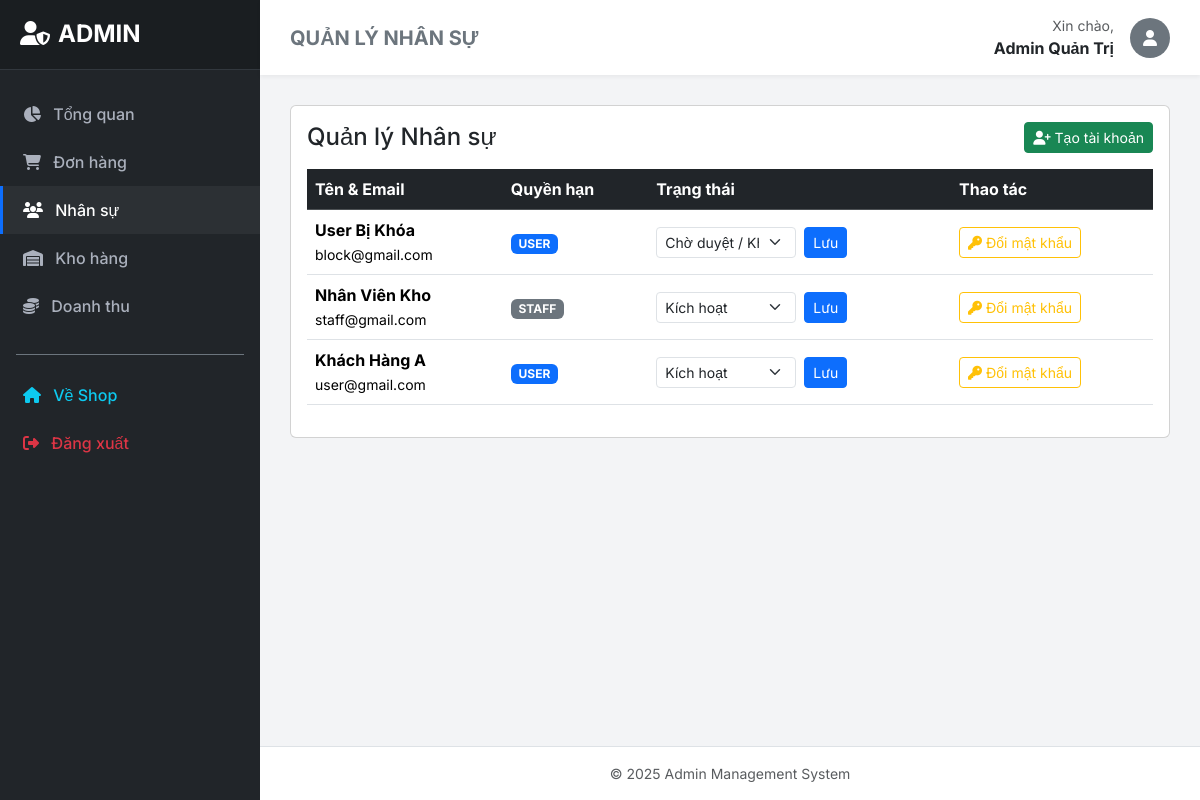
Page /admin/users (signed in) on the earlier database version.
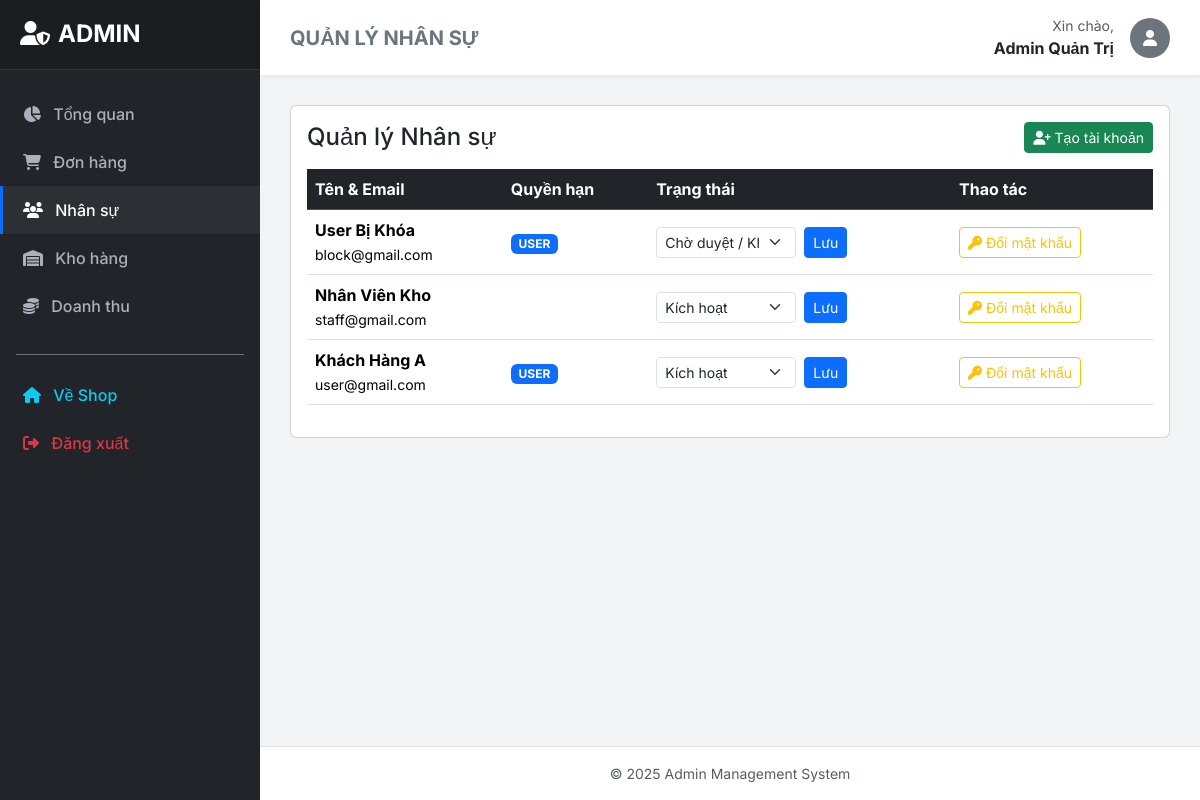
Same page on the later database version.
### tables this page shows
CREATE TABLE `nguoidung` (
  `id` int(11) NOT NULL AUTO_INCREMENT,
  `ho_ten` varchar(255) NOT NULL,
  `email` varchar(255) NOT NULL UNIQUE,
  `so_dien_thoai` varchar(15) NULL,
  `mat_khau` varchar(255) NOT NULL,
  `role` enum('admin','user') NOT NULL DEFAULT 'user', 
  `trang_thai` tinyint(1) NOT NULL DEFAULT 1 COMMENT '1: Active, 0: Blocked',  
  `gioi_tinh` enum('Nam','Nữ','Khác') NULL DEFAULT 'Khác',
  `ngay_sinh` date NULL,
  `ngay_tao` timestamp NOT NULL DEFAULT current_timestamp(),
  PRIMARY KEY (`id`)
);

### controllers/AdminController.php (called while the page is built, shortened)
<?php
class AdminController extends Controller {
    public function users() {
        $userModel = $this->loadModel('User');
        $users = $userModel->getAllUsers($_SESSION['user']['id']);
        $this->loadView('admin/users', ['title' => 'Quản lý Nhân sự', 'users' => $users], 'admin');
    }
}
?>

### models/User.php (called while the page is built, shortened)
<?php
class User extends Database {
    public function getAllUsers($exclude_id) {
        $sql = "SELECT * FROM nguoidung WHERE id != :id ORDER BY id DESC";
        return self::query($sql, [':id' => $exclude_id]);
    }
}
?>

### models/Database.php (called while the page is built, shortened)
<?php
class Database {
    private static $conn = null;
    public static function getConnection() {
        if (self::$conn === null) {
            $host = DB_HOST;
            $db_name = DB_NAME;
            $username = DB_USER;
            $password = DB_PASS;
            $charset = DB_CHARSET;
            $dsn = "mysql:host=$host;dbname=$db_name;charset=$charset";
            $options = [
                PDO::ATTR_ERRMODE            => PDO::ERRMODE_EXCEPTION,
                PDO::ATTR_DEFAULT_FETCH_MODE => PDO::FETCH_ASSOC,
                PDO::ATTR_EMULATE_PREPARES   => false,
            ];
            try {
                self::$conn = new PDO($dsn, $username, $password, $options);
            } catch (PDOException $e) {
                die("Lỗi kết nối CSDL: " . $e->getMessage());
            }
        }
        return self::$conn;
    }
    private static function _query($sql, $params = [], $fetchAll = true) {
        try {
            $stmt = self::getConnection()->prepare($sql);
            $stmt->execute($params);
            if ($fetchAll) {
                return $stmt->fetchAll();
            }
            return $stmt->fetch();
        } catch (PDOException $e) {
            if (DEBUG_MODE) {
                echo "Lỗi truy vấn: " . $e->getMessage();
            }
            return null;
        }
    }
    public static function query($sql, $params = [], $fetchAll = true) {
        return self::_query($sql, $params, $fetchAll);
    }
}
?>

### views/admin/users.php (the view, shortened to what this page needs)
<div class="card">
        <div class="card-body">
                <div class="d-flex justify-content-between align-items-center mb-3">
                        <h4 class="mb-0">Quản lý Nhân sự</h4>
                        <button class="btn btn-success btn-sm" data-bs-toggle="modal" data-bs-target="#createUserModal">
                                <i class="fas fa-user-plus"></i> Tạo tài khoản
                        </button>
                </div>
                <table class="table table-hover align-middle">
                        <thead class="table-dark"><tr><th>Tên & Email</th><th>Quyền hạn</th><th>Trạng thái</th><th>Thao tác</th></tr></thead>
                        <tbody>
                                <?php if(empty($users) || !is_array($users)): ?>
                                        <tr><td colspan="4" class="text-center py-4 text-muted">Chưa có người dùng nào</td></tr>
                                <?php else: foreach($users as $u): ?>
                                <tr>
                                        <td>
                                                <strong><?= htmlspecialchars($u['ho_ten'] ?? 'N/A') ?></strong><br>
                                                <small><?= htmlspecialchars($u['email'] ?? 'N/A') ?></small>
                                        </td>
                                        <td>
                                                <?php $current_role = $u['role'] ?? 'user'; ?>
                                                <span class="badge bg-<?= $current_role=='admin' ? 'danger' : ($current_role=='staff'?'secondary':'primary') ?>"><?= htmlspecialchars(strtoupper($current_role)) ?></span>
                                        </td>
                                        <td>
                                                <?php $st = (int)($u['trang_thai'] ?? 0); ?>
                                                <form method="POST" class="d-flex align-items-center gap-2">
                                                        <select name="trang_thai" class="form-select form-select-sm" style="width:140px;">
                                                                <option value="1" <?= $st==1 ? 'selected' : '' ?>>Kích hoạt</option>
                                                                <option value="0" <?= $st==0 ? 'selected' : '' ?>>Chờ duyệt / Khóa</option>
                                                        </select>
                                                        <button class="btn btn-sm btn-primary" type="submit">Lưu</button>
                                                </form>
                                        </td>
                                        <td>
                                                <button class="btn btn-outline-warning btn-sm btn-change-pass" data-user-id="<?= htmlspecialchars($u['id'] ?? '') ?>" data-user-name="<?= htmlspecialchars($u['ho_ten'] ?? '') ?>">
                                                        <i class="fas fa-key"></i> Đổi mật khẩu
                                                </button>
                                        </td>
                                </tr>
                                <?php endforeach; endif; ?>
                        </tbody>
                </table>
        </div>
</div>

### index.php (shortened to what this page needs)
<?php
if (file_exists('models/Database.php')) {
    require_once 'models/Database.php';
}
if (file_exists('controllers/Controller.php')) {
    require_once 'controllers/Controller.php';
} else {
    die("Lỗi: Không tìm thấy file 'controllers/Controller.php'");
}
$url = isset($_GET['url']) ? rtrim($_GET['url'], '/') : '';
$urlParts = explode('/', $url);
if (!empty($urlParts[0]) && $urlParts[0] === 'admin') {
    $controllerName = 'AdminController';
    $actionName = isset($urlParts[1]) && !empty($urlParts[1]) ? $urlParts[1] : 'dashboard';
}
$params = array_slice($urlParts, 2);
if (file_exists('controllers/' . $controllerName . '.php')) {
    if (class_exists($controllerName)) {
        $controller = new $controllerName();
        if (method_exists($controller, $actionName)) {
            try {
                call_user_func_array([$controller, $actionName], $params);
            } catch (Exception $e) {
                if (method_exists($controller, 'error404')) {
                    $controller->error404();
                } else {
                    echo "Lỗi hệ thống: " . $e->getMessage();
                }
            }
        }
    }
}
?>

### controllers/Controller.php (shortened to what this page needs)
<?php
abstract class Controller {
    protected function loadModel($modelName) {
        $modelPath = 'models/' . ucfirst($modelName) . '.php';
        if (file_exists($modelPath)) {
            $className = ucfirst($modelName);
            if (class_exists($className)) {
                return new $className();
            }
        }
        return null;
    }
    protected function loadView($viewName, $data = [], $layout = 'main') {
        extract($data);
        $viewPath = 'views/' . $viewName . '.php';
        if (file_exists($viewPath)) {
            if ($layout === 'none') {
                require_once $viewPath;
            }
            elseif ($layout === 'admin') {
                $child_view = $viewPath;
                if (file_exists('views/layouts/admin.php')) {
                    require_once 'views/layouts/admin.php';
                }
                elseif (file_exists('views/layout/admin.php')) {
                    require_once 'views/layout/admin.php';
                }
            }
        } else {
            die("Lỗi hệ thống: Không tìm thấy file view nội dung tại '$viewPath'");
        }
    }
    protected function checkAdmin() {
        $userRole = trim($_SESSION['user']['role'] ?? '');
    }
}
?>

### views/layout/admin.php (shortened to what this page needs)
<!DOCTYPE html>
<html lang="vi">
<head>
    <link href="https://cdn.jsdelivr.net/npm/bootstrap@5.3.3/dist/css/bootstrap.min.css" rel="stylesheet">
    <link rel="stylesheet" href="https://cdnjs.cloudflare.com/ajax/libs/font-awesome/6.5.2/css/all.min.css">
</head>
<body>
    <nav id="sidebar">
        <div class="sidebar-header">
            <h4 class="fw-bold m-0"><i class="fas fa-user-shield me-2"></i>ADMIN</h4>
        </div>
        <ul class="components">
            <li><a href="<?= BASE_URL ?>/admin/dashboard" class="<?= (strpos($_SERVER['REQUEST_URI'], 'dashboard')!==false)?'active':'' ?>"><i class="fas fa-chart-pie me-2"></i> Tổng quan</a></li>
            <li><a href="<?= BASE_URL ?>/admin/orders" class="<?= (strpos($_SERVER['REQUEST_URI'], 'orders')!==false)?'active':'' ?>"><i class="fas fa-shopping-cart me-2"></i> Đơn hàng</a></li>
            <li><a href="<?= BASE_URL ?>/admin/users" class="<?= (strpos($_SERVER['REQUEST_URI'], 'users')!==false)?'active':'' ?>"><i class="fas fa-users me-2"></i> Nhân sự</a></li>
            <li><a href="<?= BASE_URL ?>/admin/inventory" class="<?= (strpos($_SERVER['REQUEST_URI'], 'inventory')!==false)?'active':'' ?>"><i class="fas fa-warehouse me-2"></i> Kho hàng</a></li>
            <li><a href="<?= BASE_URL ?>/admin/revenue" class="<?= (strpos($_SERVER['REQUEST_URI'], 'revenue')!==false)?'active':'' ?>"><i class="fas fa-coins me-2"></i> Doanh thu</a></li>
            <li class="mt-4 border-top border-secondary pt-3 mx-3"></li>
            <li><a href="<?= BASE_URL ?>" class="text-info"><i class="fas fa-home me-2"></i> Về Shop</a></li>
            <li><a href="<?= BASE_URL ?>/auth/logout" class="text-danger"><i class="fas fa-sign-out-alt me-2"></i> Đăng xuất</a></li>
        </ul>
    </nav>
    <div id="content">
        <div class="top-bar">
            <h5 class="m-0 fw-bold text-uppercase text-secondary"><?= $title ?? '' ?></h5>
            <div class="d-flex align-items-center">
                <div class="me-3 text-end">
                    <small class="d-block text-muted">Xin chào,</small>
                    <span class="fw-bold"><?= $_SESSION['user']['ho_ten'] ?? 'Admin' ?></span>
                </div>
                <div class="rounded-circle bg-secondary text-white d-flex align-items-center justify-content-center" style="width: 40px; height: 40px;">
                    <i class="fas fa-user"></i>
                </div>
            </div>
        </div>
        <div class="main-content">
            <?php
                if (isset($child_view) && file_exists($child_view)) {
                    require_once $child_view;
                } else {
                    echo "<div class='alert alert-danger'>Không tìm thấy nội dung view con.</div>";
                }
            ?>
        </div>
        <footer class="bg-white p-3 text-center text-muted small border-top">
            &copy; <?= date('Y') ?> Admin Management System
        </footer>
    </div>
</body>
</html>

### views/layout/admin.php (style rules this page uses)
body { font-family: 'Inter', sans-serif; background-color: #f3f4f6; min-height: 100vh; display: flex; }
#sidebar { width: 260px; min-width: 260px; background: #212529; color: #fff; min-height: 100vh; display: flex; flex-direction: column; }
#sidebar .sidebar-header { padding: 20px; background: #1a1e21; border-bottom: 1px solid #32383e; }
#sidebar ul.components { padding: 20px 0; list-style: none; margin: 0; }
#sidebar ul li a { padding: 12px 20px; display: block; color: #aab0bc; text-decoration: none; font-weight: 500; transition: 0.3s; border-left: 3px solid transparent; }
#sidebar ul li a:hover, #sidebar ul li a.active { color: #fff; background: #2c3034; border-left: 3px solid #0d6efd; }
#content { flex: 1; display: flex; flex-direction: column; min-width: 0; }
.top-bar { background: #fff; padding: 15px 30px; display: flex; justify-content: space-between; align-items: center; box-shadow: 0 2px 4px rgba(0,0,0,0.05); }
.main-content { padding: 30px; flex: 1; overflow-y: auto; }

Differences in the rows shown:
changed nguoidung "Nhân Viên Kho": role "STAFF" → (not shown)
